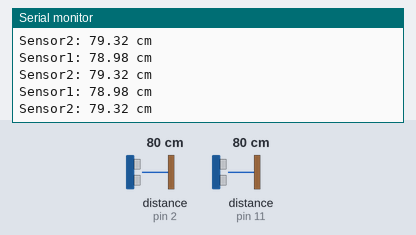
This sketch was run on a simulated Arduino Uno, built with avr-gcc and run on an emulated ATmega328P. Shown: the last lines printed to the serial monitor. Wiring (inferred from the names in the program): 2 × ultrasonic range finder: trigger pin 3, echo pin 2 / trigger pin 12, echo pin 11. The inputs (shaded band) are chosen by the test bench; at power-on: distance to the obstacle (sensors on pin 2, pin 11) 80 cm. The echo pulse lasts 58.3 µs per cm; the ROS host is connected and sends only what is stated.

Above: at 1.2 s.
1.3 s: distance to the obstacle (sensor on pin 2) set to 299 cm
At 1.53 s:
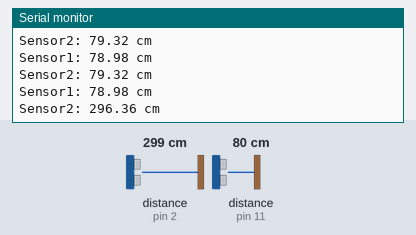
4.3 s: distance to the obstacle (sensor on pin 11) set to 2 cm
At 4.45 s:
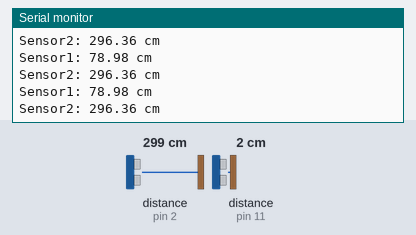
5.8 s: distance to the obstacle (sensor on pin 2) set to 2 cm
At 6.04 s:
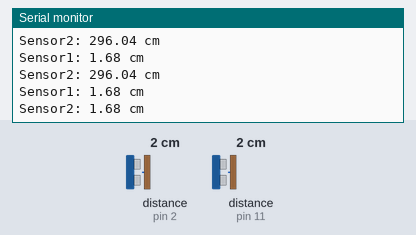
7.3 s: distance to the obstacle (sensor on pin 2) set to 299 cm
At 7.57 s:
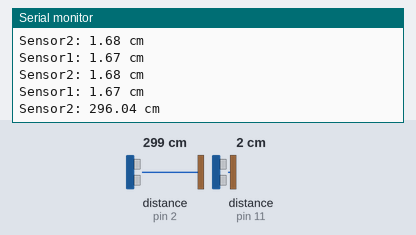
10.3 s: distance to the obstacle (sensor on pin 11) set to 4 cm
At 10.46 s:
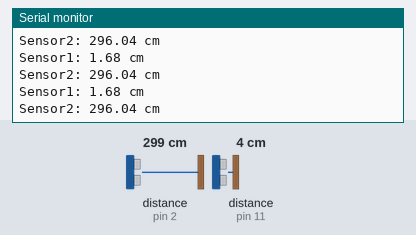
11.8 s: distance to the obstacle (sensor on pin 11) set to 250 cm
At 12.07 s:
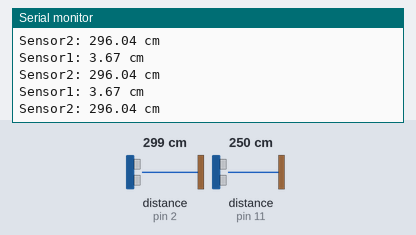
Timing chart, 0 to 14.8 s (numbered marks = the images above; inputs shaded):
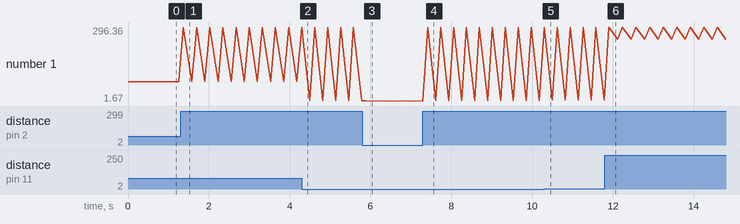

The sketch:

ultrasonic_ros.ino
```cpp
#define TRIG1 12
#define ECHO1 11
#define TRIG2 3
#define ECHO2 2

#include <ros.h>
#include <std_msgs/Float32.h>

ros::NodeHandle nh;
std_msgs::Float32 distance1_;  //back
std_msgs::Float32 distance2_;  //left

std_msgs::Float32 duration1_;
std_msgs::Float32 duration2_;

ros::Publisher distancePublisher1("/distance1", &distance1_);
ros::Publisher distancePublisher2("/distance2", &distance2_);


void setup()
{
  nh.initNode();
  nh.advertise(distancePublisher1);
  nh.advertise(distancePublisher2);
  Serial.begin(57600);
  pinMode(TRIG1, OUTPUT);
  pinMode(ECHO1, INPUT);
  pinMode(TRIG2, OUTPUT);
  pinMode(ECHO2, INPUT);
}

float measureDistance(int trigPin, int echoPin) {
  digitalWrite(trigPin, LOW);
  delayMicroseconds(2);
  digitalWrite(trigPin, HIGH);
  delayMicroseconds(10);
  digitalWrite(trigPin, LOW);

  long duration = pulseIn(echoPin, HIGH);
  float distance = duration * 0.034 / 2;
  return distance;
}

void loop()
{
  // Sensor 1: back
  distance1_.data = measureDistance(TRIG1, ECHO1);
  if (distance1_.data >= 500 || distance1_.data <= 0) {
    Serial.println("Sensor1: Out of range"); //duration1
  } else {
    Serial.print("Sensor1: ");
    Serial.print(distance1_.data);
    Serial.println(" cm");
  }
  distancePublisher1.publish(&distance1_);
  delay(100);

  // Sensor 2: left
  distance2_.data = measureDistance(TRIG2, ECHO2);
  if (distance2_.data >= 500 || distance2_.data <= 0) {
    Serial.println("Sensor2: Out of range"); //duration2
  } else {
    Serial.print("Sensor2: ");
    Serial.print(distance2_.data);
    Serial.println(" cm");
  }
  distancePublisher2.publish(&distance2_);
  delay(100);

  nh.spinOnce();
  delay(100);
}
```

Measured:
- after the input at 1.3 s, the serial monitor: prints a new line after 0.07 s (image 1)
- after the input at 5.8 s, the serial monitor: prints a new line after 0.08 s (image 3)
- plotted number 1: 78.98 → 296.36 after the input at 1.3 s, 296.36 → 1.68 after the input at 4.3 s, 1.68 → 1.67 after the input at 5.8 s, 296.04 → 3.67 after the input at 10.3 s
